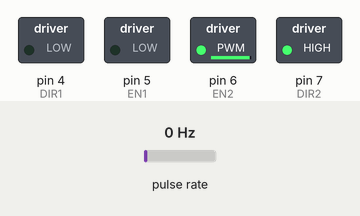
Simulated run of this sketch. Board: Arduino Uno, built with avr-gcc and run on an emulated ATmega328P. Shown: switched loads named in the sketch (green lamp = pin HIGH). Wiring (inferred from the names in the program): pulse sensor: data pin 3. The test bench sets the inputs (shaded band); at power-on: pulse rate 0 Hz. What the sketch prints to the serial monitor is not drawn.

Above: at 1.2 s.
1.3 s: pulse rate (sensor on pin 3) set to 4 Hz
Timing chart, 0 to 4.3 s (numbered marks = the images above; inputs shaded):
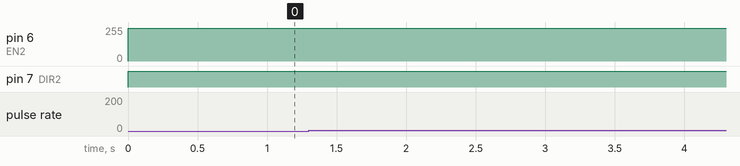

The sketch:

PID_Speed_Control.ino
```cpp
#include <util/atomic.h>

//===== Encoder Pins & Variables =====//
const byte encoderPin = 3;

volatile int encoderCount; // Ticks up every time photo-interrupter triggers
int prevEncoderCount; // Used for calculating change in count
unsigned int deltaCount; // Change in (encoderCount) value over (deltaT) microseconds

//===== Motor Pins & Variables =====//
const byte DIR1 = 4;
const byte EN1 = 5;

const byte DIR2 = 7;
const byte EN2 = 6;

volatile unsigned long pulseWidth; // Stores value of encoder pulse width calculated in interrupt

byte motorTestIndex = 1; // Used for dealing with PWM value overflow for linear PWM generator
byte motorCommand = 1;

//===== PID Variables =====//
const float k_p = 6;
const float k_i = 0;

float targetSpeed_Smoothed;
float targetSpeed_Prev;

float PID_Integral;
float prevError;
unsigned long integralInterval = 2.5e5;
unsigned long prevIntegralT;

//===== Timer Variables =====//
unsigned long currT; // Timer for entire program

unsigned long prevPulseT; // Used for pulse width caluclation

unsigned long prevIndexTimer; // Timing variable used for linear PWM generator

const long deltaT = 2.0e5; // Sampling period for change in count value
unsigned long prevDeltaT; // Timing variable to measure specified sampling period

void setup() {
  Serial.begin(115200);

  pinMode(encoderPin, INPUT);
  attachInterrupt(digitalPinToInterrupt(encoderPin), encoderPulse, RISING);

  pinMode(DIR1, OUTPUT);
  pinMode(EN1, OUTPUT);

  pinMode(DIR2, OUTPUT);
  pinMode(EN2, OUTPUT);
}

void loop() {
  currT = micros();

  float motorSpeed = measureRPM();

  digitalWrite(DIR2, HIGH);
  analogWrite(EN2, 245);

  /*float PID_Error;
  if (motorCommand == 1) {
    unsigned int currCount;
    ATOMIC_BLOCK(ATOMIC_RESTORESTATE) {
      currCount = encoderCount;
    }

    byte targetSpeed = 20;
    targetSpeed_Smoothed = (targetSpeed * 0.01) + (targetSpeed_Prev * 0.99);
    targetSpeed_Prev = targetSpeed_Smoothed;

    PID_Error = targetSpeed_Smoothed - motorSpeed;

    if ((currT - prevIntegralT) >= integralInterval) {
      PID_Integral += (PID_Error + prevError) * 0.5 * integralInterval * 1.0e-6;
      prevIntegralT = currT;
      prevError = PID_Error;
    }

    float controlSignal = k_p * PID_Error + k_i * PID_Integral;

    digitalWrite(DIR2, HIGH);
    if (controlSignal < 0) {
      digitalWrite(DIR2, LOW);
    }

    int motorPWM = (int) fabs(controlSignal);
    if (motorPWM > 255) {
      motorPWM = 255;
    }

    if (currCount >= 188) {
      targetSpeed = 0;
      motorPWM = 0;
    }

    analogWrite(EN2, motorPWM);

    if (targetSpeed == 0 && deltaCount == 0) {
      encoderCount = 0;
      motorCommand = 0;
    }
  }
  */

  Serial.print(encoderCount);
  Serial.print(" ");
  Serial.print(prevEncoderCount);
  Serial.print(" ");
  Serial.print(motorSpeed);
  Serial.println();

}

void encoderPulse() {
  // Interrupt function for photo-interrupter. Track how many times interrupt triggers and measure period between triggers
  encoderCount++;

  pulseWidth = (currT - prevPulseT);
  prevPulseT = currT;
}

void PWM_Generator(int PWM_Value, int testTime, String genMode) {
  // Generates PWM values for motor testing
  digitalWrite(DIR1, HIGH);
  int motorPWM;

  if (genMode == "linear") {
    // Ramps up the PWM from given inital value to 255 over specified time period
    int basePWM = PWM_Value;
    int testInterval = testTime; // Time interval in seconds

    // testIndex variable is used to make sure the initial PWM value is maintained every time the test cycles
    if (currT - prevIndexTimer >= (testTime * 1.0e6)) {
      motorTestIndex++;
      prevIndexTimer = currT;
    }

    motorPWM = basePWM * motorTestIndex + ((255 - basePWM) * (micros() / 1.0e6)) / testInterval;

    analogWrite(EN1, motorPWM);
  }
  else if (genMode == "sine") {
    // Creates a square wave of specified amplitude; the testTime argument is not used here
    motorPWM = PWM_Value*(sin((currT*1.0e-6))>0);
    analogWrite(EN1, motorPWM);
  }
}

float measureRPM() {
  // Takes data from encoder to measure the RPM of the motor.

  // Copy value of pulse width from interrupt function
  int currCount;
  unsigned long currPulseWidth;
  ATOMIC_BLOCK(ATOMIC_RESTORESTATE) {
    currCount = encoderCount;
    currPulseWidth = pulseWidth;
  }

  // Calculate change in pulse width every (deltaInterval) microseconds
  // unsigned int deltaCount;
  if ((currT - prevDeltaT) >= deltaT) {
    deltaCount = (currCount - prevEncoderCount);
    prevEncoderCount = currCount;
    prevDeltaT = currT;
  }

  // Detecting 0 RPM - the minimum detectable RPM is defined by the value of the sampling period
  // for measuring change in the value of encoderCount.
  float countsPerSecond;
  if (deltaCount == 0) {
    countsPerSecond = 0;
  }
  else {
    countsPerSecond = ((float) 1 / currPulseWidth) * 1.0e6;
  }

  return countsPerSecond;
}
```
